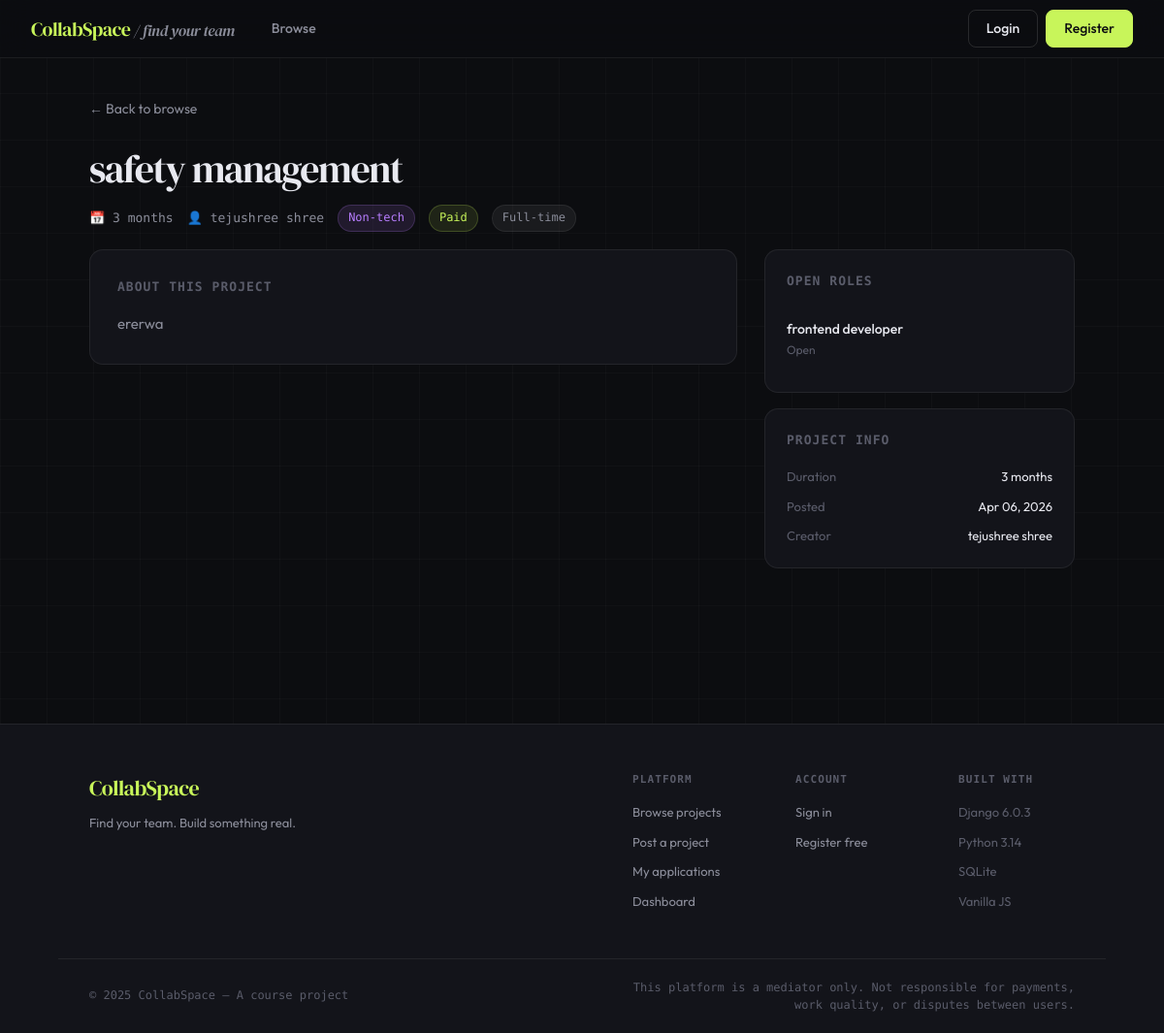
The app's page /project/5/ with its own data.
### projects/models.py (models this page shows, shortened)
class Project(models.Model):
    creator = models.ForeignKey(User, on_delete=models.CASCADE, related_name='projects')
    title = models.CharField(max_length=200)
    description = models.TextField()
    duration = models.PositiveIntegerField(help_text="Duration in months")
    is_tech = models.BooleanField(default=False)
    is_non_tech = models.BooleanField(default=False)
    is_paid = models.BooleanField(default=False)
    is_unpaid = models.BooleanField(default=False)
    is_part_time = models.BooleanField(default=False)
    is_full_time = models.BooleanField(default=False)
    created_at = models.DateTimeField(auto_now_add=True)
    updated_at = models.DateTimeField(auto_now=True)

class Role(models.Model):
    project = models.ForeignKey(Project, on_delete=models.CASCADE, related_name='roles')
    role_name = models.CharField(max_length=100)
    is_filled = models.BooleanField(default=False)

### projects/views.py (the view)
# urls.py: path('project/<int:pk>/', views.project_detail, name='project_detail'),
def project_detail(request, pk):
    project = get_object_or_404(Project, pk=pk)
    roles = project.roles.all()
    applied_role_ids = []
    if request.user.is_authenticated:
        applied_role_ids = list(Application.objects.filter(
            applicant=request.user, project=project
        ).values_list('role_id', flat=True))
    return render(request, 'projects/detail.html', {
        'project': project,
        'roles': roles,
        'applied_role_ids': applied_role_ids,
    })

### templates/projects/detail.html (shortened to what this page needs)
{% extends 'base.html' %}
{% block content %}
<div class="detail-wrap">
  <div class="container">
    <a class="detail-back" href="{% url 'browse_projects' %}">← Back to browse</a>
    <div class="detail-header">
      <div class="detail-title">{{ project.title }}</div>
      <div class="detail-meta">
        <div class="detail-meta-item">📅 {{ project.duration }} months</div>
        <div class="detail-meta-item">👤 {{ project.creator.get_full_name|default:project.creator.username }}</div>
        {% if project.is_non_tech %}<span class="badge badge-nontech">Non-tech</span>{% endif %}
        {% if project.is_paid %}<span class="badge badge-paid">Paid</span>{% endif %}
        {% if project.is_full_time %}<span class="badge badge-fulltime">Full-time</span>{% endif %}
      </div>
    </div>
    <div class="detail-body">
      <div>
        <div class="detail-desc">
          <h3>About this project</h3>
          <p>{{ project.description }}</p>
        </div>
      </div>
      <div class="detail-sidebar">
        <div class="sidebar-card">
          <h3>Open roles</h3>
          {% for role in roles %}
            <div class="role-apply-row">
              <div>
                <div class="role-apply-name">{{ role.role_name }}</div>
                {% if role.is_filled %}
                  <div class="role-apply-status" style="color:var(--accent)">Filled ✓</div>
                {% else %}
                  <div class="role-apply-status">Open</div>
                {% endif %}
              </div>
            </div>
          {% endfor %}
        </div>
        <div class="sidebar-card">
          <h3>Project info</h3>
          <div style="display:flex;flex-direction:column;gap:10px">
            <div style="display:flex;justify-content:space-between;font-size:13px">
              <span style="color:var(--text3)">Duration</span>
              <span>{{ project.duration }} months</span>
            </div>
            <div style="display:flex;justify-content:space-between;font-size:13px">
              <span style="color:var(--text3)">Posted</span>
              <span>{{ project.created_at|date:"M d, Y" }}</span>
            </div>
            <div style="display:flex;justify-content:space-between;font-size:13px">
              <span style="color:var(--text3)">Creator</span>
              <span>{{ project.creator.get_full_name|default:project.creator.username }}</span>
            </div>
          </div>
        </div>
      </div>
    </div>
  </div>
</div>
{% endblock %}

### static/css/main.css (style rules this page uses)
*, *::before, *::after { box-sizing: border-box; margin: 0; padding: 0; }
:root { --bg: #0c0d10; --surface: #13141a; --surface2: #1a1c24; --border: rgba(255,255,255,0.07); --border2: rgba(255,255,255,0.12); --text: #e8e9f0; --text2: #8b8d9a; --text3: #5a5c6a; --accent: #c8f55a; --accent2: #a8d844; --accent-dim: rgba(200,245,90,0.12); --accent-glow: rgba(200,245,90,0.08); --red: #ff5f5f; --blue: #5f9fff; --purple: #b87eff; --orange: #ff9f5f; --radius: 14px; --radius-sm: 8px; --radius-lg: 20px; --shadow: 0 4px 24px rgba(0,0,0,0.4); --transition: 0.2s cubic-bezier(0.4,0,0.2,1); }
html { scroll-behavior: smooth; }
body { font-family: 'Outfit', sans-serif; background: var(--bg); color: var(--text); min-height: 100vh; overflow-x: hidden; font-size: 15px; line-height: 1.6; }
body::before { content: ''; position: fixed; inset: 0; z-index: 0; background-image: linear-gradient(rgba(255,255,255,0.025) 1px, transparent 1px), linear-gradient(90deg, rgba(255,255,255,0.025) 1px, transparent 1px); background-size: 48px 48px; pointer-events: none; }
.container { max-width: 1080px; margin: 0 auto; padding: 0 32px; }
.badge { display: inline-flex; align-items: center; gap: 4px; padding: 3px 10px; border-radius: 20px; font-size: 12px; font-weight: 500; font-family: 'DM Mono', monospace; }
.badge-nontech { background: rgba(184,126,255,0.12); color: var(--purple); border: 1px solid rgba(184,126,255,0.2); }
.badge-paid { background: rgba(200,245,90,0.1); color: var(--accent); border: 1px solid rgba(200,245,90,0.2); }
.badge-fulltime { background: rgba(255,255,255,0.06); color: var(--text2); border: 1px solid var(--border); }
.detail-wrap { padding: 40px 0 80px; }
.detail-back { display: inline-flex; align-items: center; gap: 6px; color: var(--text2); font-size: 14px; cursor: pointer; margin-bottom: 28px; transition: var(--transition); text-decoration: none; }
.detail-title { font-family: 'DM Serif Display', serif; font-size: 40px; letter-spacing: -1.5px; line-height: 1.15; margin-bottom: 14px; }
.detail-meta { display: flex; align-items: center; gap: 14px; flex-wrap: wrap; margin-bottom: 18px; }
.detail-meta-item { display: flex; align-items: center; gap: 6px; font-size: 13px; color: var(--text2); font-family: 'DM Mono', monospace; }
.detail-body { display: grid; grid-template-columns: 1fr 320px; gap: 28px; align-items: start; }
.detail-desc { background: var(--surface); border: 1px solid var(--border); border-radius: var(--radius); padding: 28px; }
.detail-desc h3 { font-size: 13px; text-transform: uppercase; letter-spacing: 0.08em; color: var(--text3); font-family: 'DM Mono', monospace; margin-bottom: 14px; }
.detail-desc p { color: var(--text2); line-height: 1.8; font-size: 15px; }
.detail-sidebar { display: flex; flex-direction: column; gap: 16px; }
.sidebar-card { background: var(--surface); border: 1px solid var(--border); border-radius: var(--radius); padding: 22px; }
.sidebar-card h3 { font-size: 13px; text-transform: uppercase; letter-spacing: 0.08em; color: var(--text3); font-family: 'DM Mono', monospace; margin-bottom: 16px; }
.role-apply-row { display: flex; align-items: center; justify-content: space-between; padding: 12px 0; border-bottom: 1px solid var(--border); }
.role-apply-row:last-child { border-bottom: none; }
.role-apply-name { font-size: 14px; font-weight: 500; }
.role-apply-status { font-size: 12px; color: var(--text3); }

### records on screen
Project: title "safety management", duration "3", creator.get_full_name "tejushree shree", description "ererwa", created_at "Apr 06, 2026"
Role: role_name "frontend developer", is_filled "Open"
